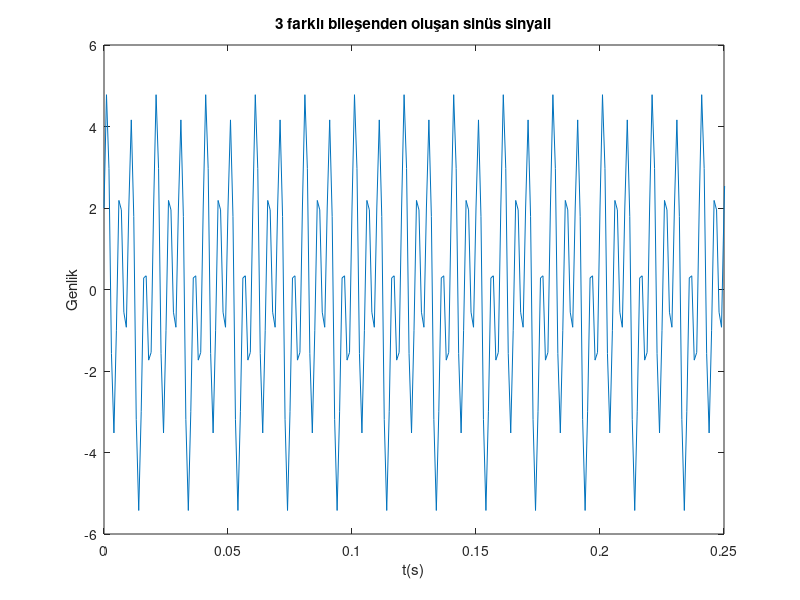
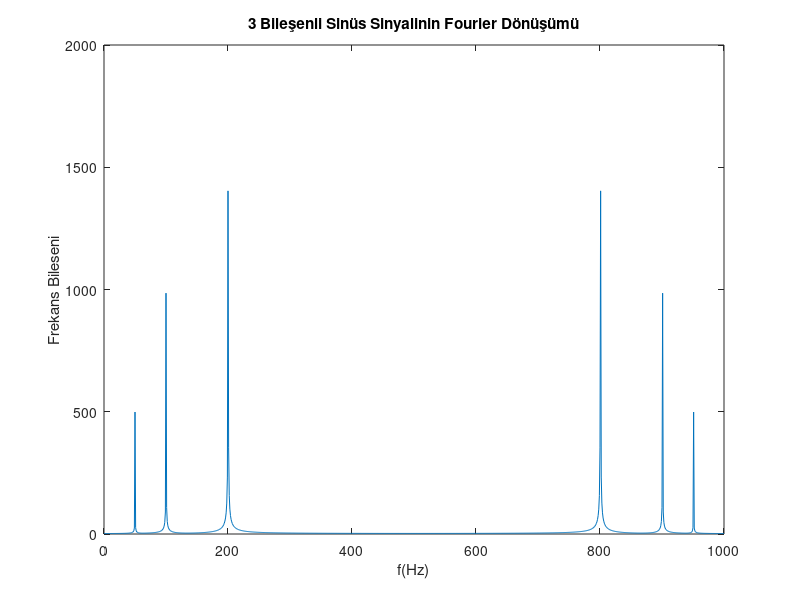
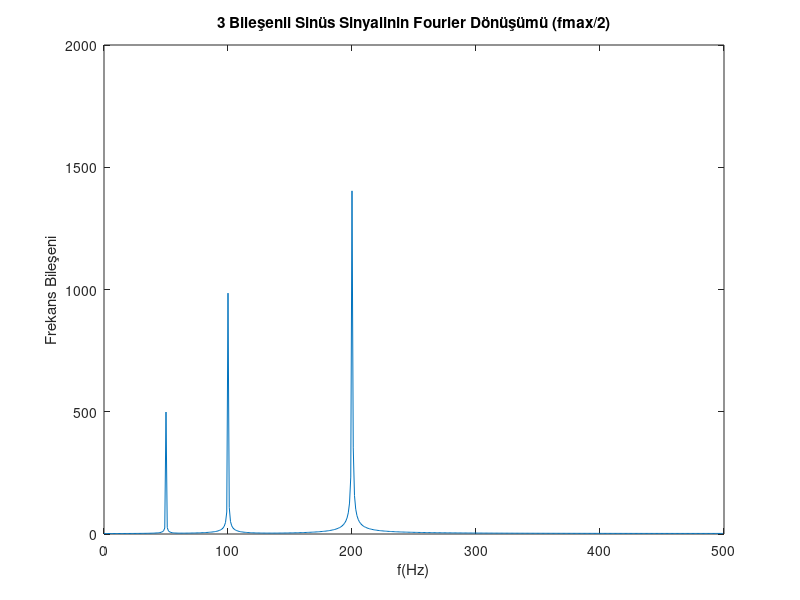

Source code (MATLAB) for these figures, in order: (Note: this script raises an error after producing the figures.)
%ELE515 ÖDEV2 Doruk Bilgi 221211041
close all;
clear all;
clc;
%SORU1
fs=1000;%örnekleme frekansı
Ts=1/fs;%örnekleme periyodu
fu1=50;%1. Bileşen için frekans.
fu2=100;%2. Bileşen için frekans.
fu3=200;%3. Bileşen için frekans.
t=0:Ts:50/fu1;%t, "zaman" değişkeninin oluşturulması.
u=sin(2*pi*fu1*t)+2*cos(2*pi*fu2*t)+3*sin(2*pi*fu3*t);%3 farklı bileşenden oluşan sinüs sinyali.
figure;
plot(t,u);%3 farklı bileşenden oluşan sinüs sinyalinin çizdirilmesi.
title('3 farklı bileşenden oluşan sinüs sinyali');%filtrelenecek olan sinyal.
xlabel('t(s)');%x ekseninin isimlendirilmesi.
ylabel('Genlik');%y ekseninin isimlendirilmesi.
xlim([0 0.25]);%x ekseni için limit.
ufft = fft(u);%giriş sinyalinin fftsi. 
f = linspace(0,fs,length(ufft));%frekans ekseninin oluşturulması(örnekleme periyodu aralıklarında).
figure;
plot(f,abs(ufft));%Frekansa karşılık frekans bileşeninin çizdirilmesi.
xlabel('f(Hz)');%x ekseninin isimlendirilmesi.
ylabel('Frekans Bileseni');%y ekseninin isimlendirilmesi.
title('3 Bileşenli Sinüs Sinyalinin Fourier Dönüşümü');%İlgili başlığın grafiğe eklenmesi.
n = floor(length(f)/2);%fmax = fs/2 değerinin "n" değişkenine atanması.
figure;
plot(f(1:n),abs(ufft(1:n)));%fmax = fs/2 frekansa karşılık frekans bileşeninin çizdirilmesi
xlabel('f(Hz)');%x ekseninin isimlendirilmesi.
ylabel('Frekans Bileşeni');%y ekseninin isimlendirilmesi.
title('3 Bileşenli Sinüs Sinyalinin Fourier Dönüşümü (fmax/2)');
%"u" giriş sinyalinin fftsine bakıp istenilen aralıkları çıkartmak istiyoruz.
%filtre01 fonksiyonunun kullanılması.
[b,a] = filtre01(1000, [20 60;400 inf], 'durtuTepkisiCizdir', false,'bodeCizdir', false, 'ornekVer', true, 'ornekSayisi',4);
y = filter(b,a,u);%Fonksiyon tarafından elde edilen filtre katsayıları ile giriş sinyalinin filtrelenerek y çıkışına kaydedilmesi.
figure;
plot(t,u,t,y);%giriş ve çıkış sinyallerinin çizdirilmesi.
xlim([0 0.25]);%x ekseni için limit.
xlabel('t(s)');%x ekseninin isimlendirilmesi.
ylabel('Genlik');%y ekseninin isimlendirilmesi.
legend('Giriş','Çıkış');%sinyallerin isimlendirilmesi.
tf_filtre = tf(b,a);%Başlıkta kullanılmak üzere bode faz ve bode mag değerleri için filtrenin transfer fonksiyonunun oluşturulması.
[mag,phase] = bode(tf_filtre,fu2);%bode faz ve bode mag değerlerinin bulunması.
title([num2str(fu2),' Hz için filtre genliği ',num2str(20*log10(mag)),' dB ve fazı ',num2str(phase),char(176)]);%char(176) ile derece sembolünün kullanılması. num2str ile değerlerin başlığa eklenmesi. 
yfft=fft(y);%filtrelenmiş sinyalin fftsinin çizdirilmesi.
f=linspace(0,fs,length(yfft));%Fft için frekans ekseninin oluşturulması.
n=floor(length(f)/2);%fmax/2 değerinin "n" değişkenine atanması.
figure;
plot(f(1:n),abs(yfft(1:n)));%Frekansa karşılık frekans bileşeninin çizdirilmesi.
xlabel('f(Hz)');%x ekseninin isimlendirilmesi.
ylabel('Frekans Bileşeni');%y ekseninin isimlendirilmesi.
title('Filtrelenmiş 3 Bileşenli Sinüs Sinyalinin Fourier Dönüşümü (fmax/2)');%İlgili başlığın grafiğe eklenmesi.
